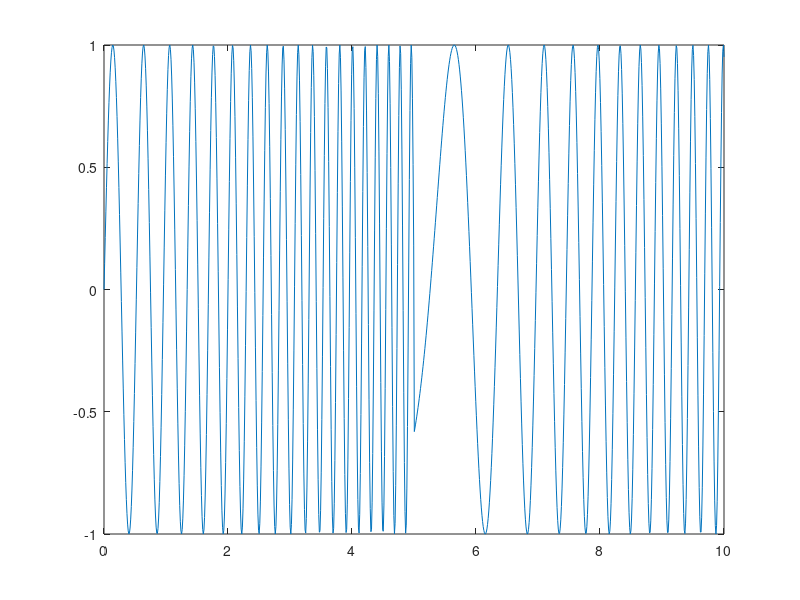

Write MATLAB code to recreate this figure.
clear all
clc
f_start = 1.7;
f_del = 2;
t_up = 5;
f_nyq = 2*(f_start+f_del);

t = linspace(0,2*t_up,1000);
V_in = zeros(size(t));

for i=1:floor(length(t)/2)
    V_in(i) = sin((f_start+f_del/t_up*t(i))*2*pi*t(i)); 
end
for i=floor(length(t)/2)+1:length(t)
    V_in(i) = sin((f_start+f_del-f_del/t_up*t((i)-t_up))*2*pi*t(i)); 
end
figure(1)
plot(t,V_in);

%spectrogram(V_in)